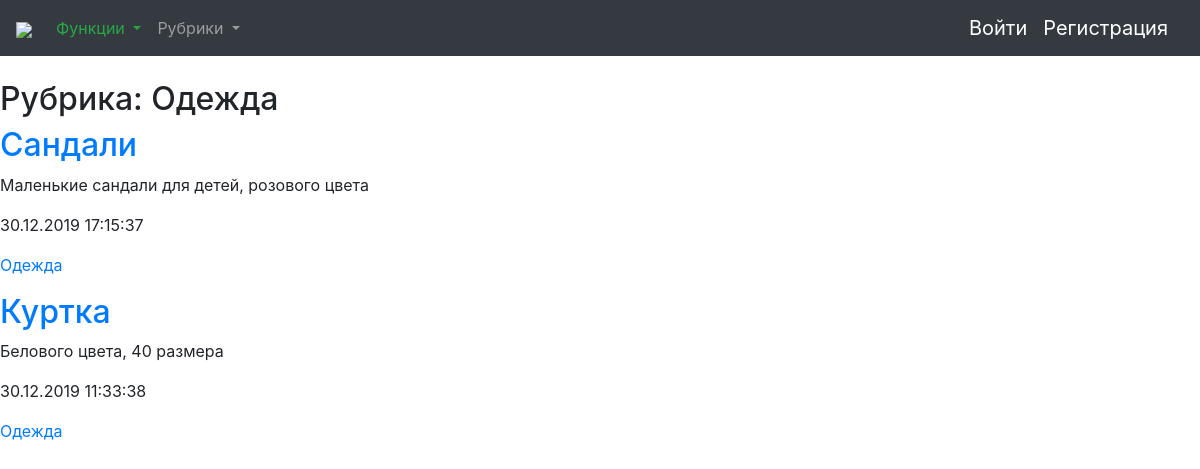
The app's page /5/ with its own data.
### bboard/models.py (models this page shows)
class Rubric(models.Model):
	name = models.CharField(max_length=20, db_index=True, verbose_name='Название')
	def __str__(self):
		return self.name
	class Meta:
		verbose_name_plural = 'Рубрики'
		verbose_name = 'Рубрика'
		ordering = ['name']
	objects = RubricManager()

class Bd(models.Model):
	title = models.CharField(max_length=50, verbose_name='Товар')
	content = models.TextField(null=True, blank=True, verbose_name='Описание')
	price = models.FloatField(null=True, blank=True, default=0, verbose_name='Цена')
	published = models.DateTimeField(auto_now_add=True, db_index=True, verbose_name='Опубликовано')
	rubric = models.ForeignKey('Rubric', null=True,
		on_delete=models.PROTECT, verbose_name='Рубрика')
	class Meta:
		verbose_name_plural='Объявления'
		verbose_name='Объявление'
		ordering=['-published']
	objects = models.Manager()
	reverse = BdManager()

### bboard/views.py (the view)
# urls.py: path('<int:rubric_id>/', by_rubric,
def by_rubric(request, rubric_id):
	bds = Bd.objects.filter(rubric=rubric_id)
	rubrics = Rubric.objects.order_by_bd_count()
	current_rubric = Rubric.objects.get(pk=rubric_id)
	context = {'bds': bds, 'rubrics': rubrics, 'current_rubric': current_rubric}
	return render(request, 'bboard/by_rubric.html', context)

### bboard/models.py (called while the page is built)
	def get_queryset(self):
		return super().get_queryset().order_by('name')

	def order_by_bd_count(self):
		return super().get_queryset().annotate(cnt=models.Count('bd')).order_by('-cnt')

### bboard/templates/bboard/by_rubric.html (shortened to what this page needs)
{% extends "layout/basic.html" %}
{% block content %}
<h2>Рубрика: {{ current_rubric.name }}</h2>
{% for bd in bds %}
<div class="">
	<h2><a href="{% url 'bboard:detail' pk=bd.pk %}">{{ bd.title }}</a></h2>
	<p>{{ bd.content }}</p>
	<p>{{ bd.published|date:"d.m.Y H:i:s" }}</p>
	<p><a href="{% url 'bboard:by_rubric' bd.rubric.pk %}">{{ bd.rubric.name }}</a></p>
</div>
{% endfor %}
{% endblock %}

### records on screen
Rubric: name "Одежда"
Bd: title "Сандали", content "Маленькие сандали для детей, розового цвета", published "30.12.2019 17:15:37", rubric.name "Одежда"
Bd: title "Куртка", content "Белового цвета, 40 размера", published "30.12.2019 11:33:38", rubric.name "Одежда"
